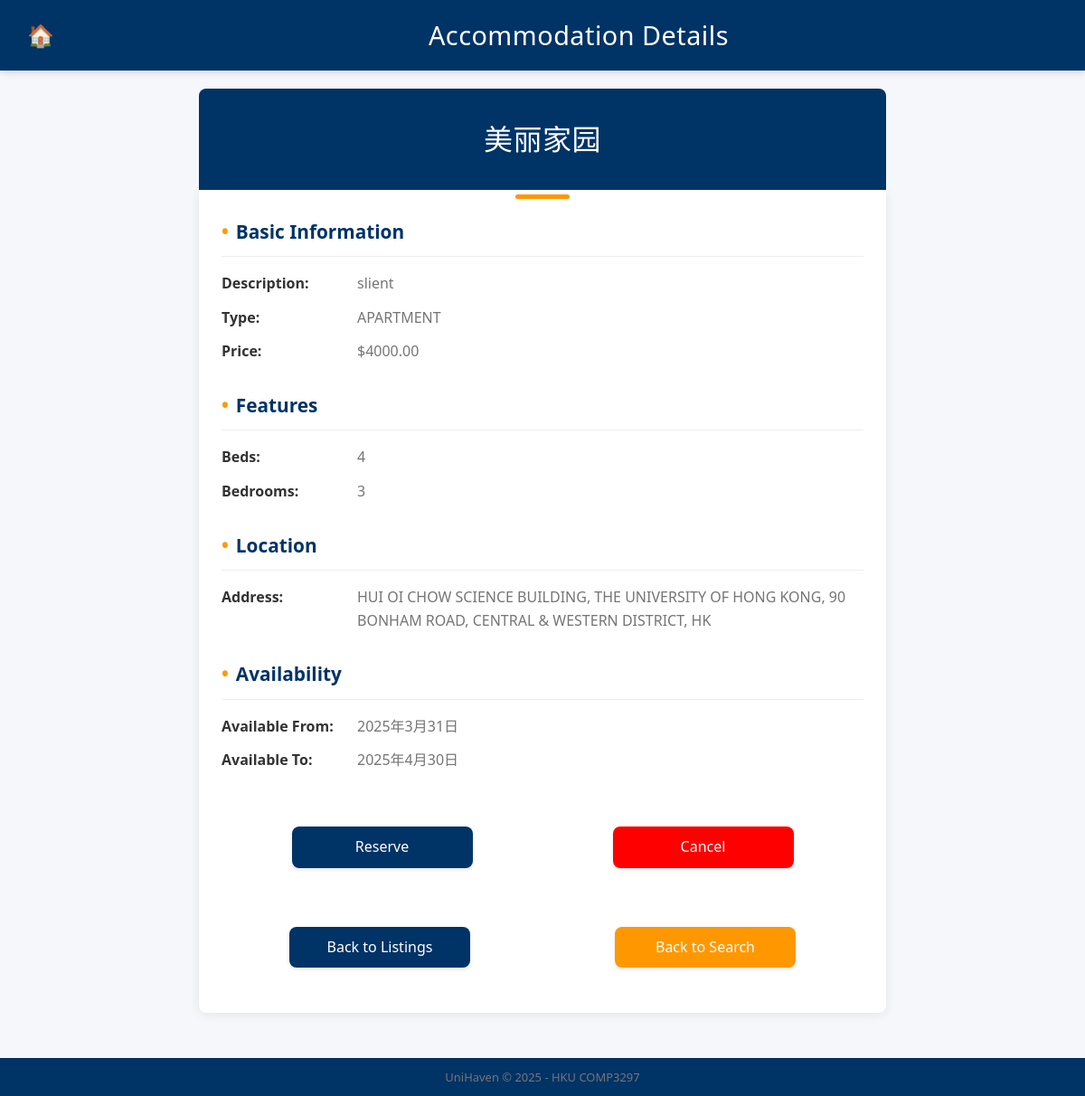
Page /accommodation/8/ on the committed database.
### accommodation/models.py (models this page shows)
class Accommodation(models.Model):
    TYPE_CHOICES = [
        ('APARTMENT', 'Apartment'),
        ('HOUSE', 'House'),
        ('HOSTEL', 'Hostel'),
    ]
    title = models.CharField(max_length=200)
    description = models.TextField()
    type = models.CharField(max_length=20, choices=TYPE_CHOICES)
    beds = models.IntegerField()
    bedrooms = models.IntegerField()
    price = models.DecimalField(max_digits=10, decimal_places=2)
    available_from = models.DateField(null=True, blank=True)
    available_to = models.DateField(null=True, blank=True)
    userID = models.CharField(max_length=255, blank=True, default="")
    reserved = models.BooleanField(default=False)
    building_name = models.CharField(max_length=200, default="", blank=True)
    estate_name = models.CharField(max_length=200, default="", blank=True)
    street_name = models.CharField(max_length=200, default="", blank=True)
    building_no = models.CharField(max_length=20, default="", blank=True)
    district = models.CharField(max_length=200, default="", blank=True)
    region = models.CharField(max_length=100, default="", blank=True)
    latitude = models.FloatField(blank=True)
    longitude = models.FloatField(blank=True)
    geo_address = models.CharField(max_length=200, blank=True)
    rating = models.FloatField(default=0.0, blank=True)
    def formatted_address(self):
        parts = [
            self.building_name,
            self.estate_name,
            f"{self.building_no} {self.street_name}".strip(),
            self.district,
            self.region
        ]
        return ", ".join(filter(None, parts))

### accommodation/views.py (the view, shortened to what this page needs)
# urls.py: path("accommodation/<int:pk>/", views.accommodation_detail, name="accommodation_detail"),
def accommodation_detail(request, pk):
    try:
        accommodation = Accommodation.objects.get(pk=pk)
        return render(request, 'accommodation/accommodation_detail.html', {'accommodation': accommodation})
    except Accommodation.DoesNotExist:
        if request.headers.get('Accept') == 'application/json':
            return JsonResponse({'error': 'Accommodation not found.'}, status=404)

### accommodation/templates/accommodation/accommodation_detail.html (shortened to what this page needs)
{% extends 'accommodation/base.html' %}
{% load static %}
{% block nav_title %}Accommodation Details{% endblock %}
{% block content %}
<div class="detail-container">
    <div class="detail-header">
        <h1>{{ accommodation.title }}</h1>
    </div>
    <div class="detail-content">
        <div class="detail-section">
            <h2>Basic Information</h2>
            <div class="detail-item">
                <div class="detail-label">Description:</div>
                <div class="detail-value">{{ accommodation.description }}</div>
            </div>
            <div class="detail-item">
                <div class="detail-label">Type:</div>
                <div class="detail-value">{{ accommodation.type }}</div>
            </div>
            <div class="detail-item">
                <div class="detail-label">Price:</div>
                <div class="detail-value">${{ accommodation.price }}</div>
            </div>
        </div>
        <div class="detail-section">
            <h2>Features</h2>
            <div class="detail-item">
                <div class="detail-label">Beds:</div>
                <div class="detail-value">{{ accommodation.beds }}</div>
            </div>
            <div class="detail-item">
                <div class="detail-label">Bedrooms:</div>
                <div class="detail-value">{{ accommodation.bedrooms }}</div>
            </div>
        </div>
        <div class="detail-section">
            <h2>Location</h2>
            <div class="detail-item">
                <div class="detail-label">Address:</div>
                <div class="detail-value">{{ accommodation.formatted_address }}</div>
            </div>
        </div>
        <div class="detail-section">
            <h2>Availability</h2>
            <div class="detail-item">
                <div class="detail-label">Available From:</div>
                <div class="detail-value">{{ accommodation.available_from }}</div>
            </div>
            <div class="detail-item">
                <div class="detail-label">Available To:</div>
                <div class="detail-value">{{ accommodation.available_to }}</div>
            </div>
        </div>
        <div style="display: flex; justify-content: center; margin-top: 15px;">
            <a href="javascript:void(0);" onclick="reserveAccommodation('{{ accommodation.id }}')" class="btn btn-primary back-button">Reserve</a>
            <a href="javascript:void(0);" onclick="cancelReservation('{{ accommodation.id }}')" class="btn btn-secondary back-button" style="background-color: red;">Cancel</a>
        </div>
        <div class="button-group" style="display: flex; gap: 10px; justify-content: center; margin-top: 15px;">
            <a href="{% url 'list_accommodation' %}" class="btn btn-primary back-button">Back to Listings</a>
            <a href="{% url 'search_accommodation' %}" class="btn btn-secondary back-button">Back to Search</a>
        </div>
    </div>
</div>
{% endblock %}

### accommodation/static/accommodation/css/main.css (style rules this page uses)
:root { --primary-color: #003366; --primary-dark: #004C99; --secondary-color: #FF9800; --secondary-dark: #F57C00; --light-bg: #f5f7fa; --card-bg: #ffffff; --text-dark: #333333; --text-light: #757575; --success: #4caf50; --error: #f44336; --border-radius: 8px; --box-shadow: 0 2px 12px rgba(0, 0, 0, 0.08); --transition: all 0.3s ease; }
* { box-sizing: border-box; }
body { font-family: 'Segoe UI', Tahoma, Geneva, Verdana, sans-serif; margin: 0; padding: 0; background-color: var(--light-bg); color: var(--text-dark); line-height: 1.6; }
.btn { display: inline-block; background-color: var(--primary-color); color: white; text-decoration: none; padding: 10px 18px; border-radius: var(--border-radius); font-weight: 500; text-align: center; transition: var(--transition); border: none; cursor: pointer; box-shadow: 0 2px 4px rgba(0,0,0,0.1); }
.btn-primary { background-color: var(--primary-color); }
.btn-secondary { background-color: var(--secondary-color); }
.detail-header { background-color: var(--primary-color); color: white; padding: 30px 20px; text-align: center; border-radius: var(--border-radius) var(--border-radius) 0 0; position: relative; }
.detail-header::after { content: ""; position: absolute; bottom: -10px; left: 50%; transform: translateX(-50%); width: 60px; height: 5px; background-color: var(--secondary-color); border-radius: 2.5px; }
.detail-header h1 { margin: 0; font-weight: 500; letter-spacing: 0.5px; }
.detail-content { padding: 30px 25px; background-color: var(--card-bg); border-radius: 0 0 var(--border-radius) var(--border-radius); box-shadow: var(--box-shadow); }
.detail-section { margin-bottom: 30px; animation: fadeIn 0.5s ease-in-out; }
.detail-section h2 { color: var(--primary-color); font-size: 1.3em; border-bottom: 1px solid #eee; padding-bottom: 10px; margin-top: 0; position: relative; }
.detail-section h2::before { content: "•"; color: var(--secondary-color); margin-right: 8px; }
.detail-item { display: flex; margin-bottom: 12px; align-items: baseline; }
.detail-label { font-weight: bold; width: 150px; flex-shrink: 0; color: var(--text-dark); }
.detail-value { flex-grow: 1; color: var(--text-light); }
.back-button { display: block; margin: 30px auto 20px; width: 200px; text-align: center; }
.page-transition { animation: pageLoad 0.6s ease-in-out; }
.detail-container { max-width: 800px; margin: 20px auto; padding: 0 20px; position: relative; }

### accommodation/templates/accommodation/base.html (style rules this page uses)
html, body { height: 100%; margin: 0; display: flex; flex-direction: column; }

### rows in the picture
Accommodation: title "美丽家园", description "slient", type "APARTMENT", price "4000.00", beds "4", bedrooms "3", formatted_address "HUI OI CHOW SCIENCE BUILDING, THE UNIVERSITY OF HONG KONG, 90 BONHAM ROAD, CENTRAL & WESTERN DISTRICT, HK", available_from "2025年3月31日", available_to "2025年4月30日"
